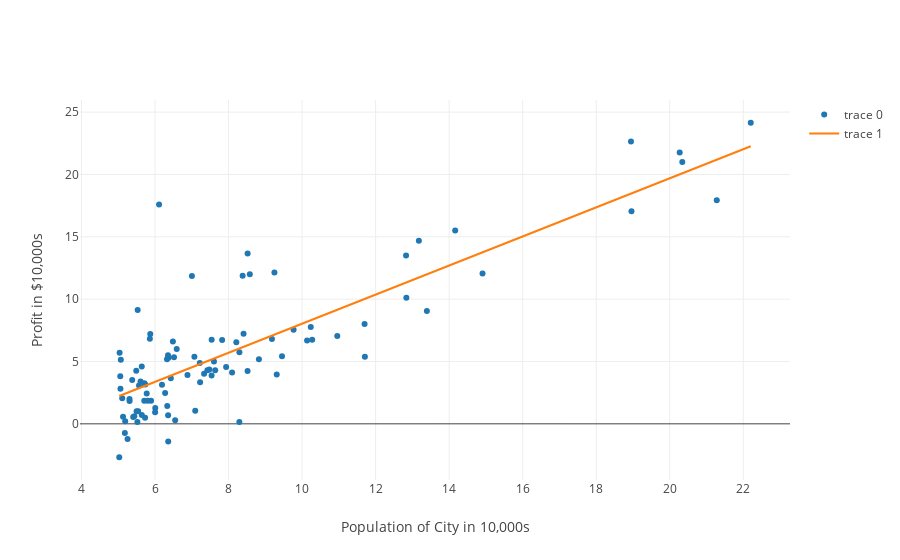

The notebook cell this image was saved under:
### Markdown cell above
## Build graph

### Code cell
def plot_linear(orig_X, X, Y, theta):
    # Build linear plot
    linear_data = np.concatenate((orig_X, X@theta), axis=1).T
    
    # Build data for graph    
    plot_data = np.concatenate((orig_X, Y), axis=1).T
    
    # Build scatter plot
    trace0 = Scatter(
        x=plot_data[0],
        y=plot_data[1],
        mode='markers'
    )
    # Build linear plot
    trace1 = Scatter(
        x=linear_data[0],
        y=linear_data[1]
    )
    data = [trace0, trace1]
    
    #Configure plot apperance
    layout = Layout(
        xaxis=dict(
            title='Population of City in 10,000s'
        ),
        yaxis=dict(
            title='Profit in $10,000s'
        )
    )
    
    # Plot the graph
    iplot(dict(data=data, layout=layout))

plot_linear(orig_X, X, Y, theta)
